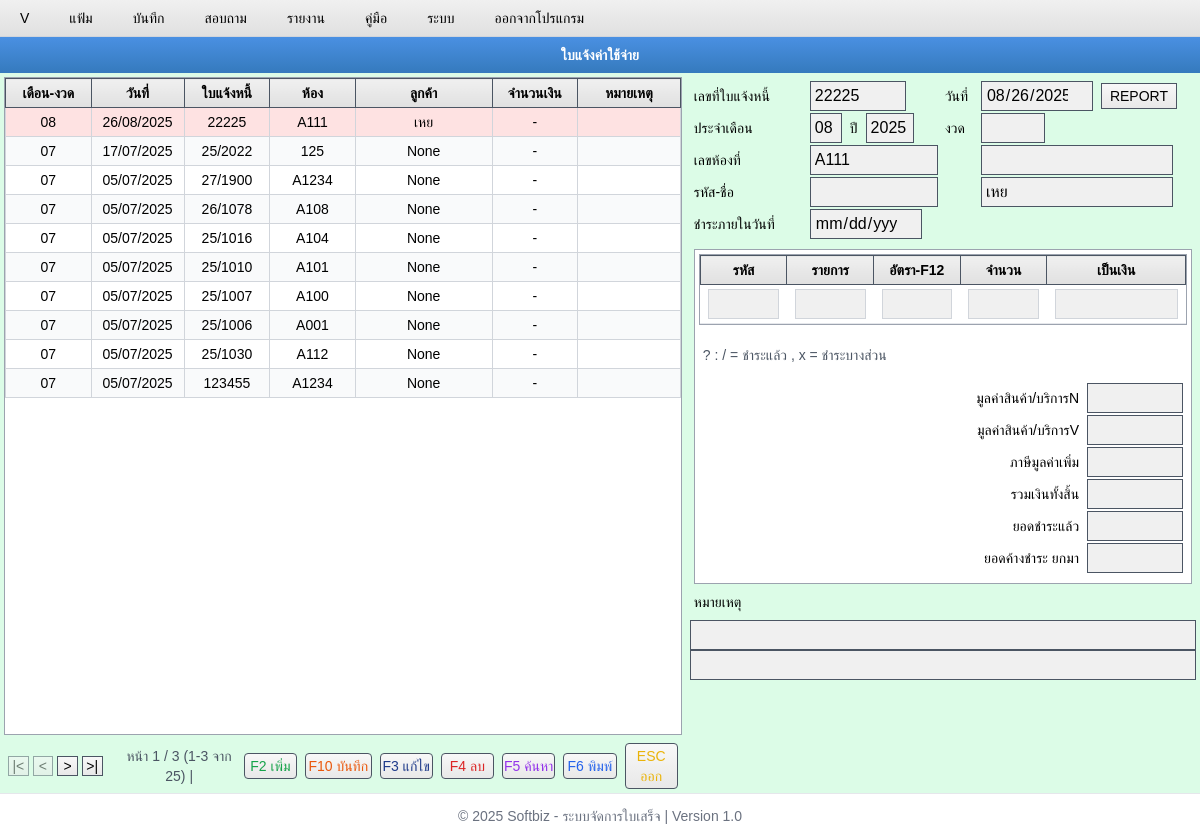
The app's page /m34/, older data.
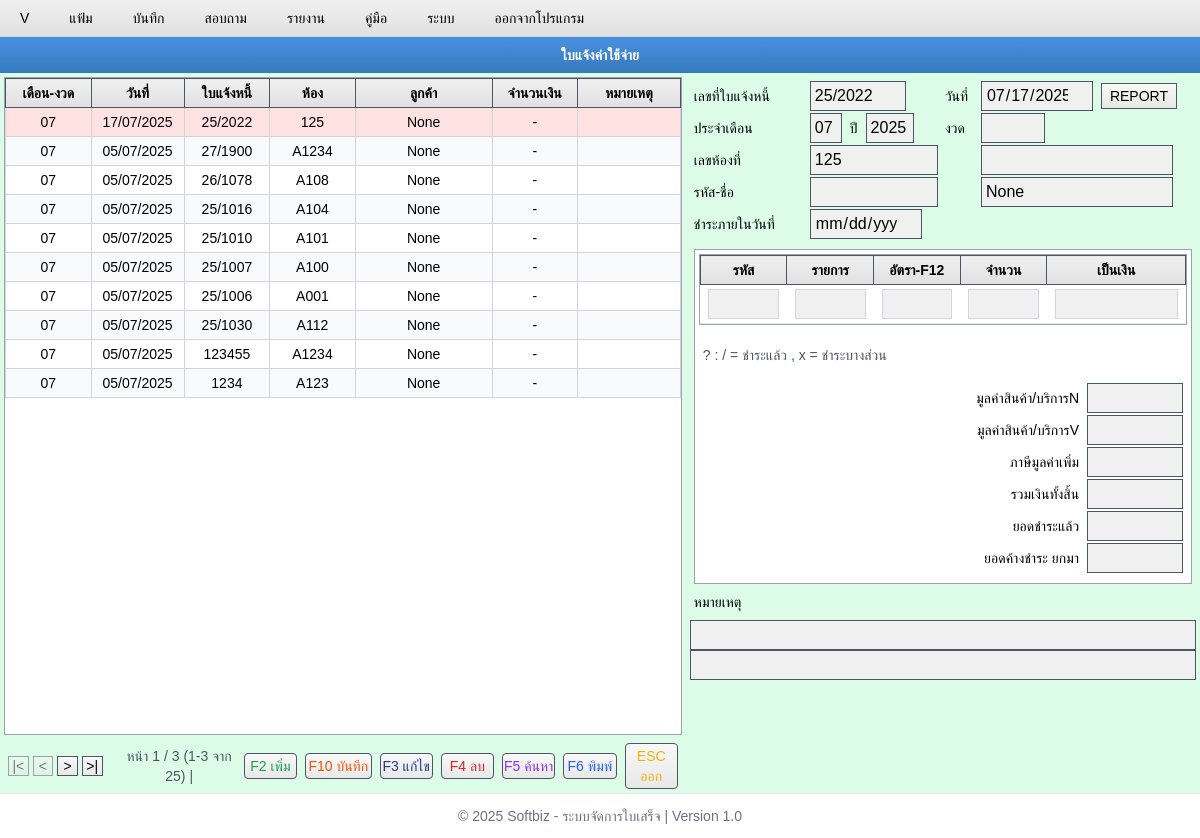
The same page, newer data.
### m34/models.py (models this page shows, shortened)
class CmtArtr(models.Model):
    bill_no = models.CharField(max_length=50, unique=True, verbose_name="เลขที่ใบแจ้งหนี้")
    date = models.DateField(verbose_name="วันที่")
    month = models.CharField(max_length=10, verbose_name="ประจำเดือน")
    year = models.CharField(max_length=10, verbose_name="ปี")
    prd = models.CharField(max_length=20, blank=True, null=True, verbose_name="งวด")
    room_no_1 = models.CharField(
        max_length=20, blank=True, null=True, verbose_name="เลขที่ห้อง 1"
    )
    room_no_2 = models.CharField(
        max_length=100, blank=True, null=True, verbose_name="เลขที่ห้อง 2"
    )
    member_1 = models.CharField(max_length=100, verbose_name="รหัส-ชื่อ 1")
    member_2 = models.CharField(
        max_length=100, blank=True, null=True, verbose_name="รหัส-ชื่อ 2"
    )
    duedate = models.DateField(verbose_name="ชำระภายในวันที่")
    remark_1 = models.TextField(blank=True, null=True, verbose_name="หมายเหตุ 1")
    remark_2 = models.CharField(blank=True, null=True, verbose_name="หมายเหตุ 2")
    total_before_vat = models.DecimalField(
        max_digits=12, decimal_places=2, default=0, verbose_name="มูลค่าก่อนภาษี"
    )
    vat_amount = models.DecimalField(
        max_digits=12, decimal_places=2, default=0, verbose_name="ภาษีมูลค่าเพิ่ม"
    )
    total_amount = models.DecimalField(
        max_digits=12, decimal_places=2, default=0, verbose_name="รวมเงินทั้งสิ้น"
    )
    paid_amount = models.DecimalField(
        max_digits=12, decimal_places=2, default=0, verbose_name="ยอดชำระแล้ว"
    )
    outstanding_amount = models.DecimalField(
        max_digits=12, decimal_places=2, default=0, verbose_name="ยอดค้างชำระ"
    )
    timestamp = models.DateTimeField(default=timezone.now, verbose_name="เวลาบันทึก")
    updated_at = models.DateTimeField(auto_now=True, verbose_name="เวลาอัพเดท")
    class Meta:
        db_table = "CMT_ARTR"
        verbose_name = "ข้อมูลใบเสร็จ"
        verbose_name_plural = "ข้อมูลใบเสร็จทั้งหมด"
        ordering = ["-timestamp"]

### m34/views.py (the view, shortened to what this page needs)
# urls.py: path("m34/", include("m34.urls")),
def m34(request):
    if request.method == "GET" and request.GET.get("action") == "get_new_bill_no":
        new_bill_no = generate_bill_no()
        return JsonResponse({"status": "success", "bill_no": new_bill_no})
    cmt_artr = CmtArtr.objects.all().order_by("-id")
    cmt_artr_item = CmtArtrItem.objects.all()
    paginator = Paginator(cmt_artr, 10)  # 10 records per page
    page_number = request.GET.get("page")
    page_obj = paginator.get_page(page_number)
    if request.method == "POST":
        form = CmtArtrForm(request.POST)
        if form.is_valid():
            form.save()
            messages.success(request, "เพิ่มสินค้าเรียบร้อยแล้ว!")
        else:
            messages.error(request, "กรุณาตรวจสอบข้อมูลให้ถูกต้อง")
    else:
        form = CmtArtrForm()
    item_dict = {
        item.item_code: {
            "description": item.description,
            "rate": float(item.rate) if item.rate else 0,
            "quantity": float(item.quantity) if item.quantity else 0,
            "amount": float(item.amount) if item.amount else 0,
        }
        for item in cmt_artr_item
        if item.item_code
    }
    context = {
        "form": form,
        "cmt_artr": page_obj,  # ใช้ page_obj แทน cmt_artr
        "page_obj": page_obj,
        "cmt_artr_item": cmt_artr_item,
        "item_data_json": json.dumps(item_dict),
        "f_12": "F2 เพิ่ม",
    }
    return render(request, "m34/index.html", context)

### m34/templates/m34/index.html (shortened to what the changed rows need)
{% extends 'base.html' %}
{% load static %}
{% block content %}
    <div class="flex bg-green-100 font-thai overflow-hidden" style="height: calc(100vh - 80px);">
        <div class="flex-1 bg-green-100 flex flex-col text-center">
            <div class="flex-1 bg-white overflow-auto border border-gray-400 m-1">
                <table class="w-full border-collapse">
                    <thead>
                        <tr>
                            <th class="gradient-light-gray border border-gray-600 px-2 py-1 font-bold sticky top-0 z-10 w-20">เดือน-งวด</th>
                            <th class="gradient-light-gray border border-gray-600 px-2 py-1 font-bold sticky top-0 z-10 w-20">วันที่</th>
                            <th class="gradient-light-gray border border-gray-600 px-2 py-1 font-bold sticky top-0 z-10 w-20">ใบแจ้งหนี้</th>
                            <th class="gradient-light-gray border border-gray-600 px-2 py-1 font-bold sticky top-0 z-10 w-20">ห้อง</th>
                            <th class="gradient-light-gray border border-gray-600 px-2 py-1 font-bold sticky top-0 z-10 w-32">ลูกค้า</th>
                            <th class="gradient-light-gray border border-gray-600 px-2 py-1 font-bold sticky top-0 z-10 w-20">จำนวนเงิน</th>
                            <th class="gradient-light-gray border border-gray-600 px-2 py-1 font-bold sticky top-0 z-10 w-24">หมายเหตุ</th>
                        </tr>
                    </thead>
                    <tbody id="dataTable">
                        {% for record in cmt_artr %}
                        <tr onclick="selectRecord(this, '{{ record.id }}')" data-id="{{ record.id }}"
                            class="cursor-pointer hover:bg-blue-100 even:bg-gray-50 border-b border-gray-200">
                            <td class="border border-gray-300 px-2 py-1 whitespace-nowrap">{{ record.month|default:"-" }}</td>
                            <td class="border border-gray-300 px-2 py-1 whitespace-nowrap">{{ record.date|date:"d/m/Y" }}</td>
                            <td class="border border-gray-300 px-2 py-1 whitespace-nowrap">{{ record.bill_no }}</td>
                            <td class="border border-gray-300 px-2 py-1 whitespace-nowrap">{{ record.room_no_1 }}</td>
                            <td class="border border-gray-300 px-2 py-1 whitespace-nowrap">{{ record.member_2 }}</td>
                            <td class="border border-gray-300 px-2 py-1 text-center whitespace-nowrap">{{ record.amount|default:"-" }}</td>
                            <td class="border border-gray-300 px-2 py-1 whitespace-nowrap">{{ record.remark_1 }}</td>
                        </tr>
                        {% endfor %}
                    </tbody>
                </table>
            </div>
        </div>
        <div class="flex-1 bg-green-100 flex flex-col">
            <form method="POST" action="" id="formSection" class="bg-green-100 m-1 mb-1">
                <div class="p-1">
                    <div class="flex items-center gap-1 mb-0.5">
                        <div class="flex-1">
                            <div class="flex items-center gap-1">
                                <label class="w-28 flex-shrink-0">เลขที่ใบแจ้งหนี้</label>
                                <input type="text" name="bill_no" class="w-24 px-1 py-0.5 border border-gray-600 bg-gray-50 focus:outline-none focus:ring-1 focus:ring-blue-500" id="bill_no">
                            </div>
                        </div>
                        <div class="flex-1">
                            <div class="flex items-center gap-1">
                                <label class="w-8 flex-shrink-0">วันที่</label>
                                <input type="date" name="date" class="w-28 px-1 py-0.5 border border-gray-600 bg-gray-50 focus:outline-none focus:ring-1 focus:ring-blue-500" id="date">
                                <button type="button" class="gradient-gray border border-gray-600 px-2 py-0.5 cursor-pointer hover:bg-gray-300 ml-1" onclick="printReport()">REPORT</button>
                            </div>
                        </div>
                    </div>
                    <div class="flex items-center gap-1 mb-0.5">
                        <div class="flex-1">
                            <div class="flex items-center gap-1">
                                <label class="w-28 flex-shrink-0">ประจำเดือน</label>
                                <input type="text" name="month" class="w-8 px-1 py-0.5 border border-gray-600 bg-gray-50 focus:outline-none focus:ring-1 focus:ring-blue-500" id="month">
                                <label class="mx-1">ปี</label>
                                <input type="text" name="year" class="w-12 px-1 py-0.5 border border-gray-600 bg-gray-50 focus:outline-none focus:ring-1 focus:ring-blue-500" id="year">
                            </div>
                        </div>
                    </div>
                    <div class="flex items-center gap-1 mb-0.5">
                        <div class="flex-1">
                            <div class="flex items-center gap-1">
                                <label class="w-28 flex-shrink-0">เลขห้องที่</label>
                                <input type="text" name="room_no_1" class="w-32 px-1 py-0.5 border border-gray-600 bg-gray-50 focus:outline-none focus:ring-1 focus:ring-blue-500" id="room_no_1">
                            </div>
                        </div>
                    </div>
                    <div class="flex items-center gap-1 mb-0.5">
                        <div class="flex-1">
                            <div class="flex items-center gap-1">
                                <input type="text" name="member_2" class="w-48 px-1 py-0.5 border border-gray-600 bg-gray-50 focus:outline-none focus:ring-1 focus:ring-blue-500 ml-9" id="member_2">
                            </div>
                        </div>
                    </div>
                </div>
                <div class="bg-white m-1 border border-gray-400 flex-1 flex flex-col mb-1">
                    <div class="flex-1 overflow-auto border border-gray-400 m-1">
                        <table class="w-full border-collapse">
                            <thead>
                                <tr>
                                    <th class="gradient-light-gray border border-gray-600 px-2 py-1 font-bold sticky top-0 z-10 w-20">รหัส</th>
                                    <th class="gradient-light-gray border border-gray-600 px-2 py-1 font-bold sticky top-0 z-10 w-20">รายการ</th>
                                    <th class="gradient-light-gray border border-gray-600 px-2 py-1 font-bold sticky top-0 z-10 w-20">อัตรา-F12</th>
                                    <th class="gradient-light-gray border border-gray-600 px-2 py-1 font-bold sticky top-0 z-10 w-20">จำนวน</th>
                                    <th class="gradient-light-gray border border-gray-600 px-2 py-1 font-bold sticky top-0 z-10 w-32">เป็นเงิน</th>
                                </tr>
                            </thead>
                        </table>
                    </div>
                </div>
            </form>
        </div>
    </div>
{% endblock %}

Row changes from the older to the newer data that the page shows:
removed CmtArtr: month "08", date "26/08/2025", bill_no "22225", room_no_1 "A111", member_2 "เหย", amount "-"
now on this page (row unchanged): CmtArtr: month "07", date "05/07/2025", bill_no "1234", room_no_1 "A123", member_2 "None", amount "-"
Text that changed along with them:
form field bill_no: "22225" → "25/2022"
form field date: "08/26/2025" → "07/17/2025"
form field month: "08" → "07"
form field room_no_1: "A111" → "125"
form field member_2: "เหย" → "None"
